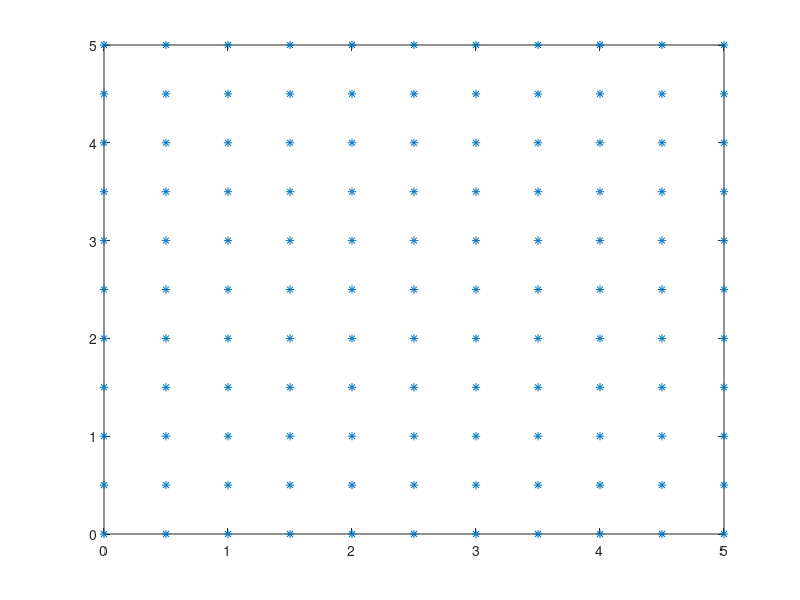

Source code (MATLAB): (Note: this script raises an error after producing the figure.)
clear; close all; clc;

% 변수
a=[5 5]; % size
N=0.5; % 점 사이의 간격
Regionx1=[0 5];
Regiony1=[1 2.5];
Regionx2=[1.5 3.5];
Regiony2=[2.5 3];

%%%%%%%%%%%%%%%%%%%%%%% Vertex %%%%%%%%%%%%%%%%%%%%%%%
x=(0:N:a(1,1))';
y=(0:N:a(1,2))';
% 원 쪼개준것을 기준으로 좌표점 설정
point_tmp=zeros(length(x)*length(y),2);
for ii=1:length(y)
    for j=1:length(x)
        for m=1:2
            v=[x(j) y(ii)];
            k=length(x)*ii-(length(x)-1)+(j-1);
            point_tmp(k,m)=v(:,m);
        end
    end
end

figure(1); plot(point_tmp(:,1),point_tmp(:,2), '*');

% 좌표가 Region 내부의 점인지 확인
n=1;
for ii=1:length(point_tmp)
    x_tmp=point_tmp(ii,1); y_tmp=point_tmp(ii,2);
    if x_tmp>=Regionx1(1,1) && x_tmp<=Regionx1(1,2) && y_tmp>=Regiony1(1,1) && y_tmp<=Regiony1(1,2) || x_tmp>=Regionx2(1,1) && x_tmp<=Regionx2(1,2) && y_tmp>=Regiony2(1,1) && y_tmp<=Regiony2(1,2)
        point(n,:)=[point_tmp(ii,:) 0];
        n=n+1;
    end
end

writematrix(point(:,[1 2]),'Vertex_3.txt'); % vertex 파일 출력
% writematrix(Element,'Element.txt'); % element 파일 출력
% writematrix(phi,'potential'); % element 파일 출력
% writematrix(Dirichlet_BC,'Dirichlet_BC'); % Dirichlet_BC 파일 출력

figure(2); plot(point(:,1), point(:,2), '*');
axis([0 a(1,1) 0 a(1,2)])
%%%%%%%%%%%%%%%%%%%%%%% Vertex end %%%%%%%%%%%%%%%%%%%%%%%